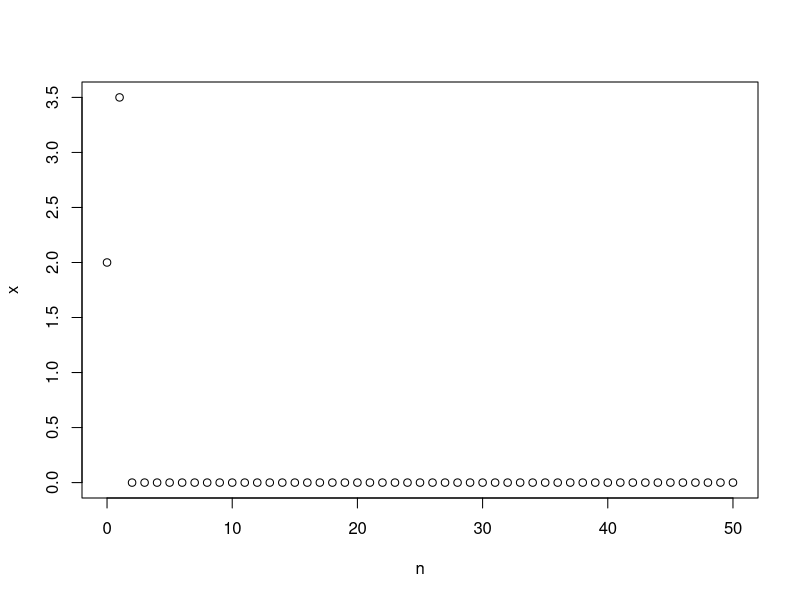
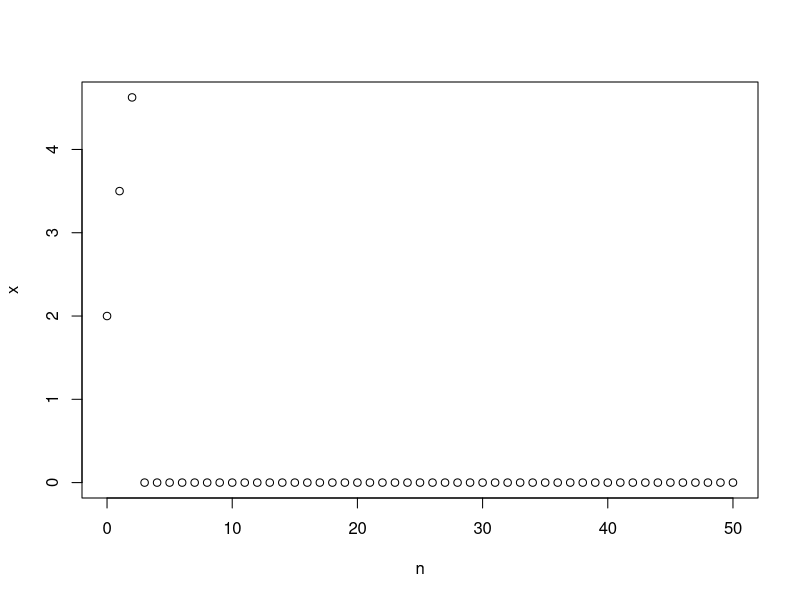
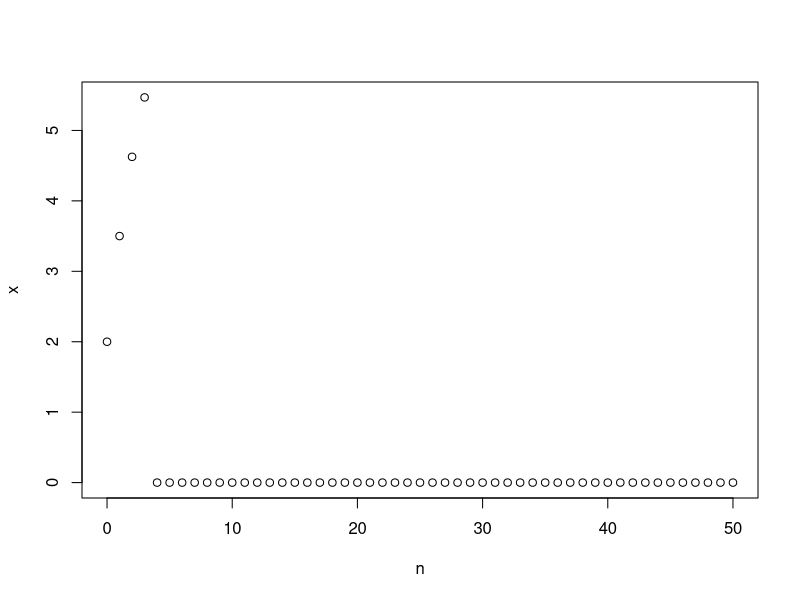
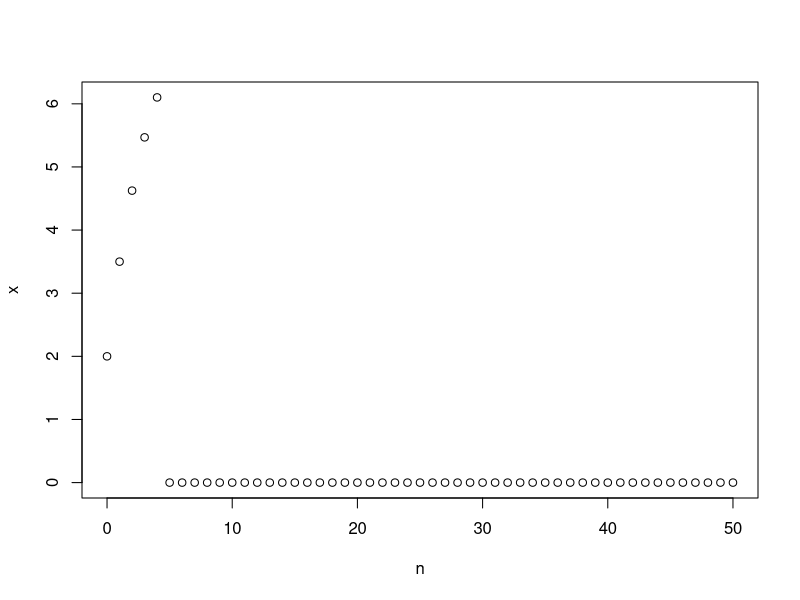
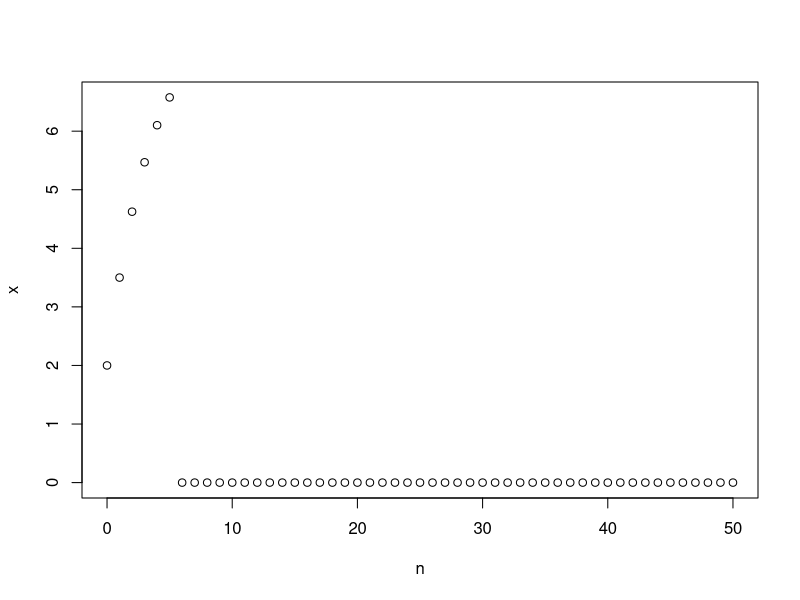
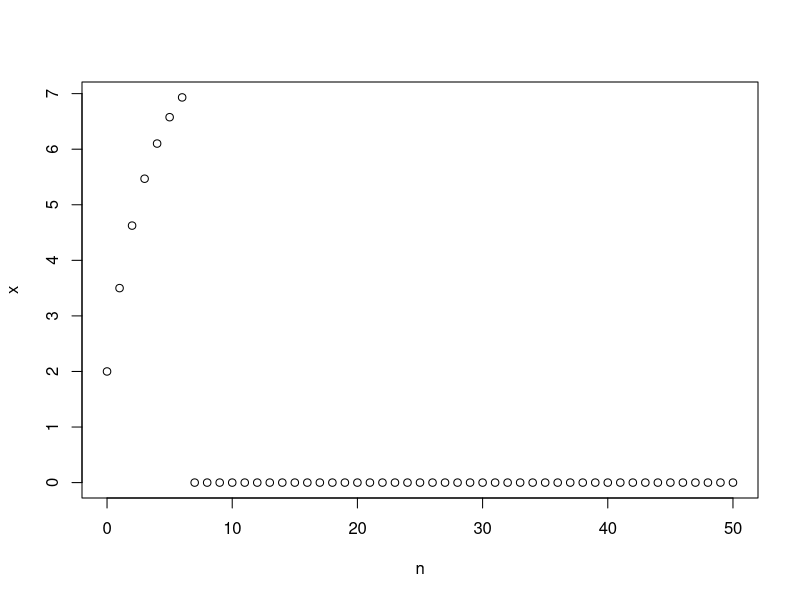
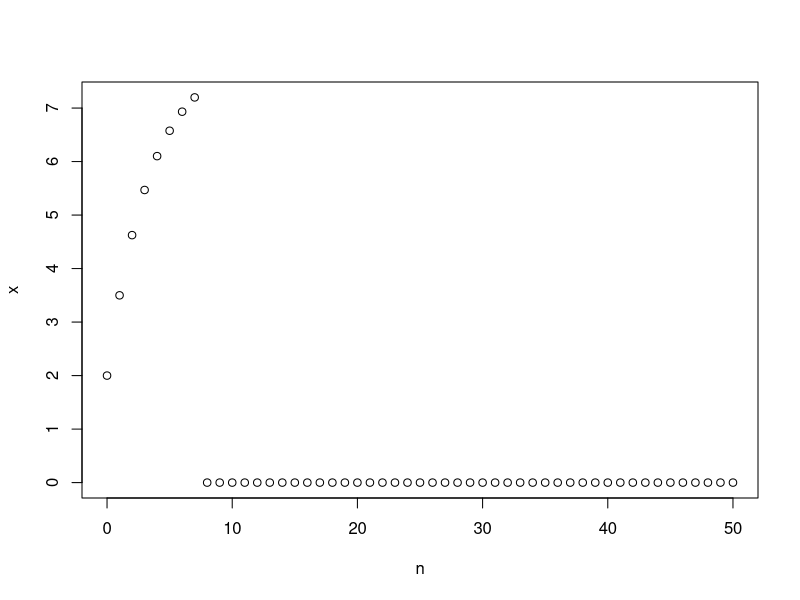
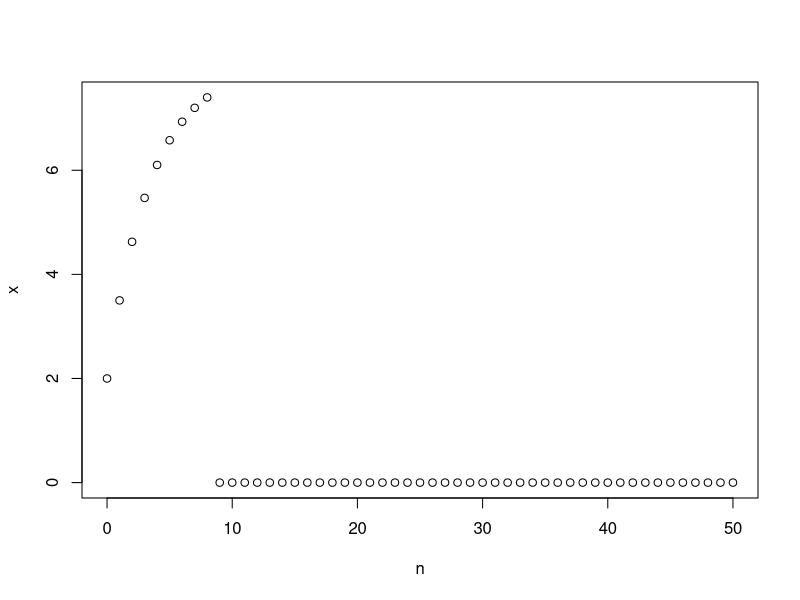

Source code (R) for these figures, in order:
x=rep(0,51)
n=seq(0,50)
x[1]=2
for(j in 2:length(n))   {
  x[j]=x[j-1]-(x[j-1]*(0.25))+2
  plot(n,x)
}


x=rep(0,51)
n=seq(0,50)
for(j in 1:length(n))   {
  x[j]=(-6)*(3/4)^n[j]+8
  plot(n,x)
}